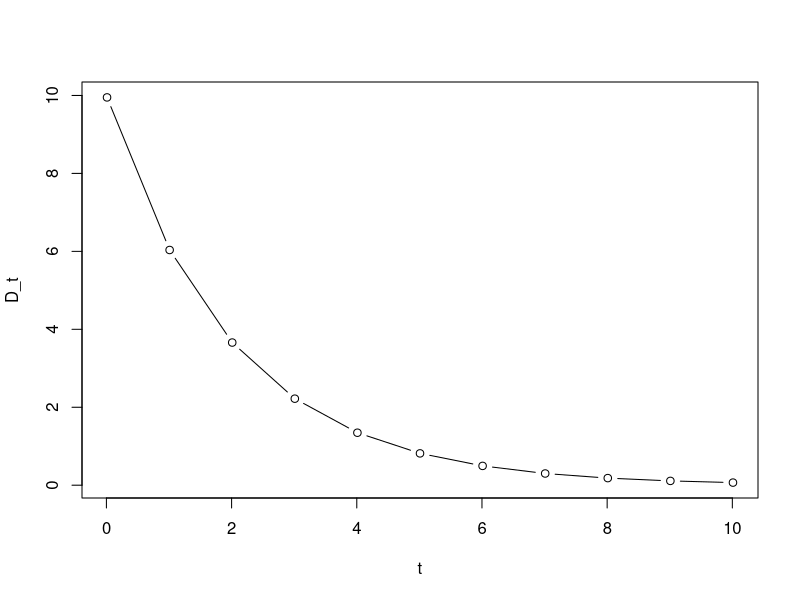
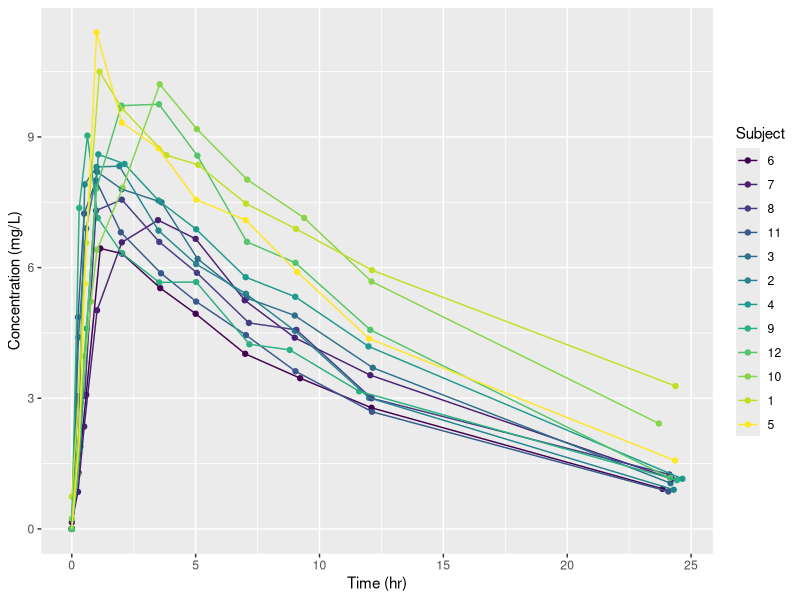

Here is the R script that generated these plots, in order:
## ---- chunk 1
htmltools::tagList(rmarkdown::html_dependency_font_awesome())
library(ggplot2)
## ---- chunk 2
D_0 <- 10
t <- seq(0.01, 10.01, 1)
k_el <- 0.5
D_t <- D_0*exp(-k_el*t) 
plot(t, D_t, type = "b")
## ---- chunk 3
ggplot(Theoph, aes(x = Time, y =conc, color = Subject)) + 
  geom_point() + geom_line() + labs(x = "Time (hr)", y = "Concentration (mg/L)")
